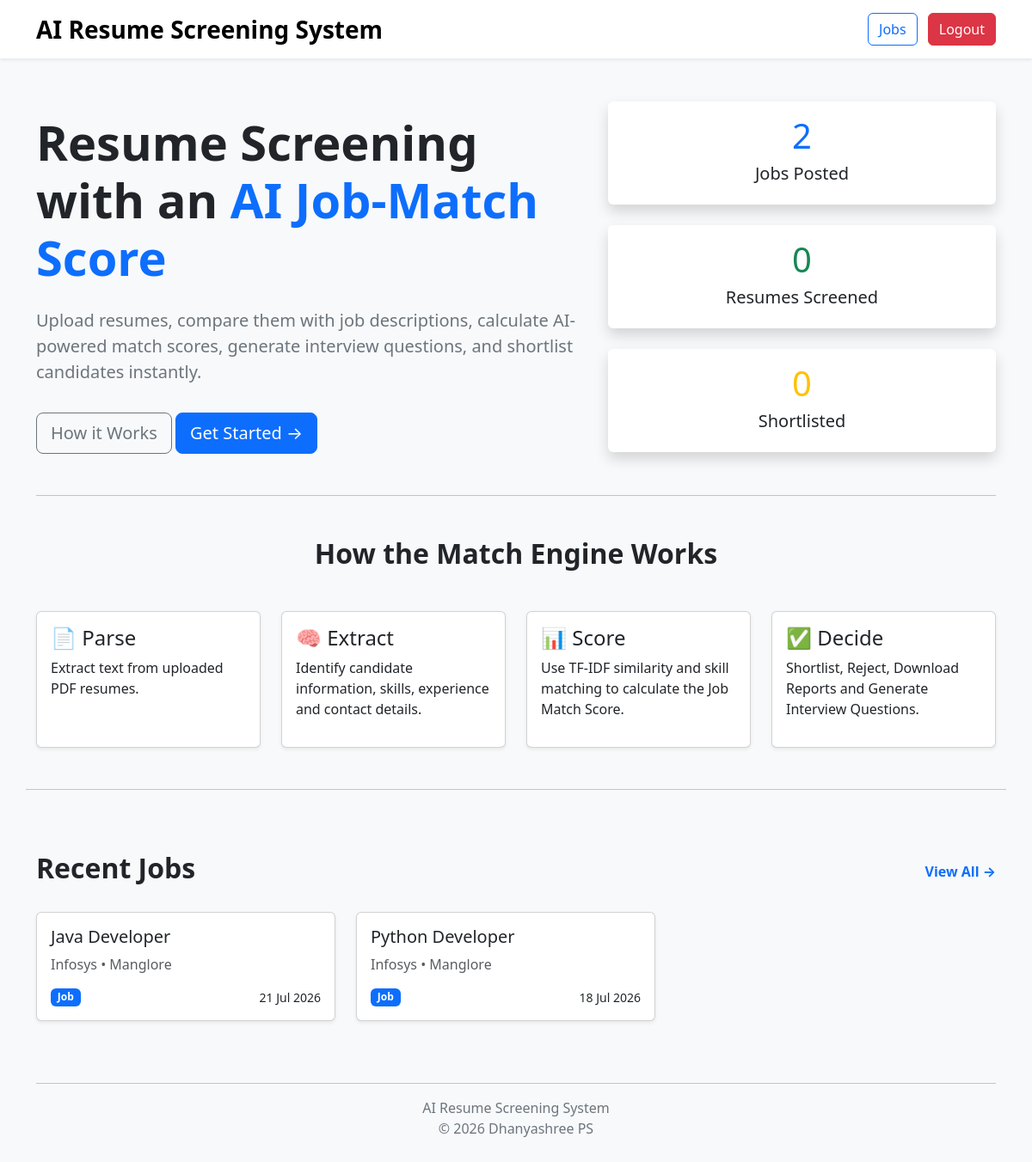
Screenshot of /home (signed in) with the database file from the repository.
### tables this page shows
CREATE TABLE jobs(

        id INTEGER PRIMARY KEY AUTOINCREMENT,

        title TEXT,
        company TEXT,
        location TEXT,
        experience INTEGER,
        education TEXT,
        required_skills TEXT,
        job_description TEXT,
        created_date TEXT
    );

### app.py (the view)
@app.route("/home")
def home():
    if not session.get("logged_in"):
        return redirect("/login")
    jobs = get_all_jobs()
    rows = get_all_candidates()
    print(rows)
    for row in rows:
        print(row)
        print(len(row))
    jobs_posted = len(jobs)
    resumes_screened = len(rows)
    shortlisted = sum(
    1 for row in rows
    if row[11] == "Shortlisted"
    )
    pending = sum(
        1 for row in rows
        if row[11] == "Pending"
    )
    rejected = sum(
        1 for row in rows
        if row[11] == "Rejected"
    )
    recent_jobs = get_recent_jobs()
    jobs = get_all_jobs()
    rows = get_all_candidates()
    print("Jobs:", jobs)
    print("Candidates:", rows)
    jobs_posted = len(jobs)
    resumes_screened = len(rows)
    print("Jobs Posted:", jobs_posted)
    print("Resumes Screened:", resumes_screened)
    print("Rows:", rows)
    return render_template(
        "home.html",
        jobs_posted=jobs_posted,
        resumes_screened=resumes_screened,
        shortlisted=shortlisted,
        recent_jobs=recent_jobs
    )
    return redirect("/home")

### utils/database.py (called while the page is built)
def get_all_jobs():
    conn = sqlite3.connect(DB_PATH)
    cursor = conn.cursor()
    cursor.execute("""
    SELECT *
    FROM jobs
    ORDER BY id DESC
    """)
    rows = cursor.fetchall()
    conn.close()
    return rows

def get_all_candidates():
    conn = sqlite3.connect(DB_PATH)
    cursor = conn.cursor()
    cursor.execute("""
    SELECT
        id,
        name,
        email,
        phone,
        skills,
        score,
        status
    FROM candidates
    ORDER BY score DESC
    """)
    rows = cursor.fetchall()
    print("Total candidates:", len(rows))
    print(rows)
    conn.close()
    return rows

def get_recent_jobs():
    conn = sqlite3.connect(DB_PATH)
    cursor = conn.cursor()
    cursor.execute("""
        SELECT
            id,
            title,
            company,
            location,
            created_date
        FROM jobs
        ORDER BY id DESC
    """)
    jobs = cursor.fetchall()
    conn.close()
    return jobs

### templates/home.html (shortened to what this page needs)
<!DOCTYPE html>
<html lang="en">
<head>
    <link href="https://cdn.jsdelivr.net/npm/bootstrap@5.3.3/dist/css/bootstrap.min.css" rel="stylesheet">
</head>
<body class="bg-light">
<nav class="navbar navbar-expand-lg sticky-top bg-white shadow-sm">
    <div class="container">
        <a class="navbar-brand fw-bold fs-3">
            AI Resume Screening System
        </a>
        <div class="ms-auto">
            <a href="/jobs"
               class="btn btn-outline-primary me-2">
                Jobs
            </a>
            <a href="/logout"
               class="btn btn-danger">
                Logout
            </a>
        </div>
    </div>
</nav>
<div class="container py-5">
<div class="row align-items-center">
<div class="col-lg-7">
<h1 class="display-4 fw-bold mt-3">
Resume Screening with an
<span class="text-primary">
AI Job-Match Score
</span>
</h1>
<p class="lead text-secondary mt-4">
Upload resumes, compare them with job descriptions,
calculate AI-powered match scores,
generate interview questions,
and shortlist candidates instantly.
</p>
<a href="#how" class="btn btn-outline-secondary btn-lg mt-3">
How it Works
</a>
<a href="/jobs" class="btn btn-primary btn-lg mt-3 me-3">
Get Started →
</a>
</div>
<div class="col-lg-5">
<div class="card shadow border-0 mb-4">
<div class="card-body text-center">
<h1 class="text-primary">
{{ jobs_posted }}
</h1>
<h5>Jobs Posted</h5>
</div>
</div>
<div class="card shadow border-0 mb-4">
<div class="card-body text-center">
<h1 class="text-success">
{{ resumes_screened }}
</h1>
<h5>Resumes Screened</h5>
</div>
</div>
<div class="card shadow border-0">
<div class="card-body text-center">
<h1 class="text-warning">
{{ shortlisted }}
</h1>
<h5>Shortlisted</h5>
</div>
</div>
</div>
</div>
<hr class="my-5">
<section id="how">
<h2 class="fw-bold text-center mb-5">
How the Match Engine Works
</h2>
<div class="row g-4">
<div class="col-md-3">
<div class="card shadow-sm h-100">
<div class="card-body">
<h4>📄 Parse</h4>
<p>
Extract text from uploaded PDF resumes.
</p>
</div>
</div>
</div>
<div class="col-md-3">
<div class="card shadow-sm h-100">
<div class="card-body">
<h4>🧠 Extract</h4>
<p>
Identify candidate information,
skills,
experience and contact details.
</p>
</div>
</div>
</div>
<div class="col-md-3">
<div class="card shadow-sm h-100">
<div class="card-body">
<h4>📊 Score</h4>
<p>
Use TF-IDF similarity and skill matching
to calculate the Job Match Score.
</p>
</div>
</div>
</div>
<div class="col-md-3">
<div class="card shadow-sm h-100">
<div class="card-body">
<h4>✅ Decide</h4>
<p>
Shortlist,
Reject,
Download Reports
and Generate Interview Questions.
</p>
</div>
</div>
</div>
<hr class="my-5">
<div class="d-flex justify-content-between align-items-center mb-4">
<h2 class="fw-bold">
Recent Jobs
</h2>
<a href="/jobs"
class="text-decoration-none fw-bold">
View All →
</a>
</div>
<div class="row">
{% for job in recent_jobs %}
<div class="col-md-4 mb-4">
<a href="/job/{{ job[0] }}" class="text-decoration-none text-dark">
<div class="card shadow-sm h-100">
<div class="card-body">
<h5>{{ job[1] }}</h5>
<p class="text-muted">
{{ job[2] }} • {{ job[3] }}
</p>
<div class="d-flex justify-content-between">
<span class="badge bg-primary">
Job
</span>
<small>
{{ job[4] }}
</small>
</div>
</div>
</div>
</a>
</div>
{% endfor %}
</div>
</div>
</section>
<footer class="text-center mt-5">
<hr>
<p class="text-secondary">
AI Resume Screening System
<br>
© 2026 Dhanyashree PS
</p>
</footer>
</div>
</body>
</html>

### rows the page displays
jobs: title "Java Developer", company "Infosys", location "Manglore", created_date "21 Jul 2026"
jobs: title "Python Developer", company "Infosys", location "Manglore", created_date "18 Jul 2026"

### other values shown
{{ jobs_posted }} "2"
{{ resumes_screened }} "0"
{{ shortlisted }} "0"
